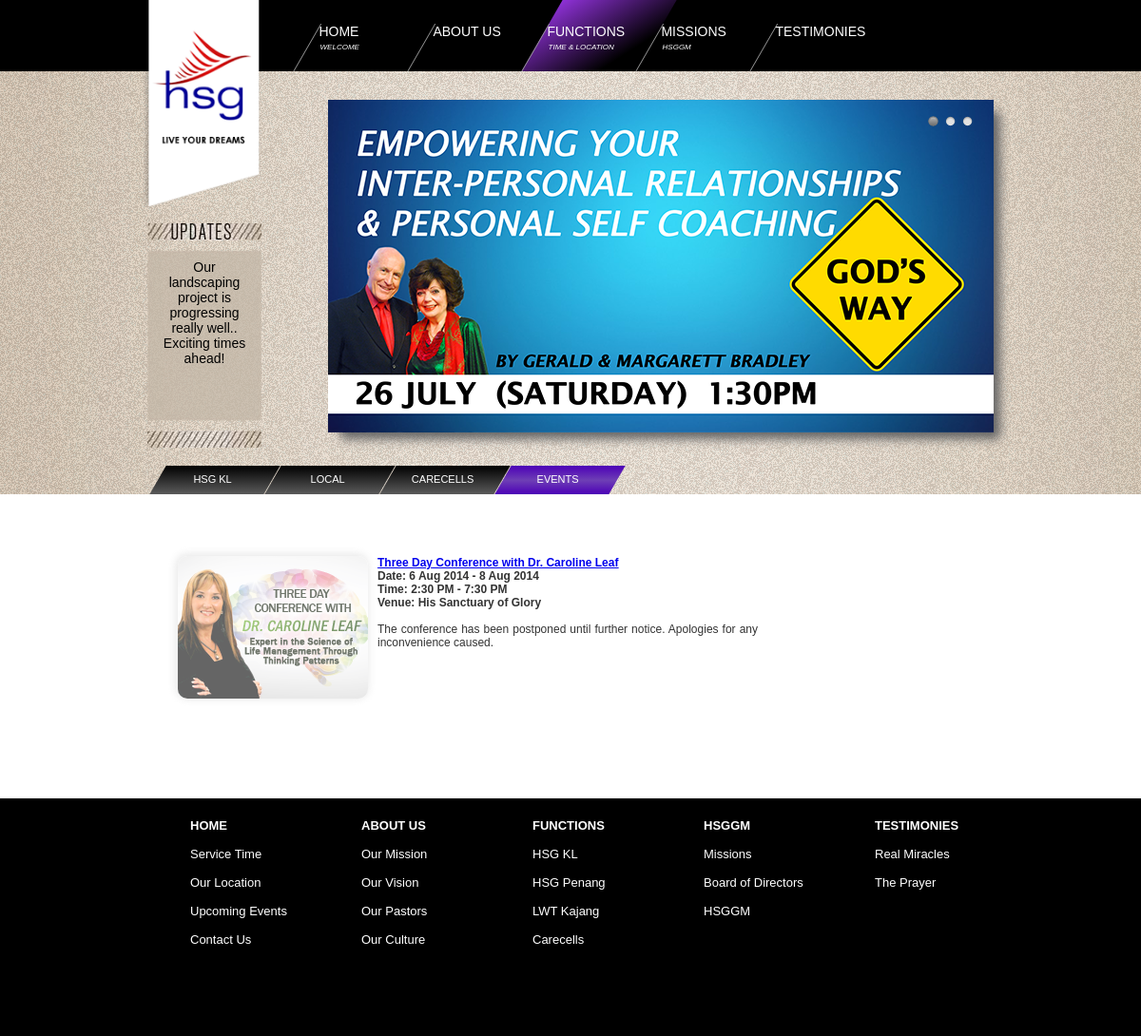
The app's page /functions.php?id=14 with its own data.
### tables this page shows
CREATE TABLE IF NOT EXISTS `newsupdate` (
  `id` int(11) NOT NULL AUTO_INCREMENT,
  `date` timestamp NOT NULL DEFAULT CURRENT_TIMESTAMP ON UPDATE CURRENT_TIMESTAMP,
  `message` varchar(500) NOT NULL,
  `status` int(11) NOT NULL,
  PRIMARY KEY (`id`)
);

CREATE TABLE IF NOT EXISTS `events` (
  `id` int(11) NOT NULL AUTO_INCREMENT,
  `datestart` date NOT NULL,
  `dateend` date NOT NULL,
  `timestart` time NOT NULL,
  `timeend` time NOT NULL,
  `title` varchar(500) NOT NULL,
  `summary` varchar(1000) NOT NULL,
  `imageurl` varchar(500) NOT NULL,
  `venue` varchar(500) NOT NULL,
  `linktype` varchar(100) NOT NULL,
  `link` varchar(500) NOT NULL,
  `status` int(11) NOT NULL,
  PRIMARY KEY (`id`)
);

### library/callevent.php (the view, shortened to what this page needs)
<?php
echo'
<div id="bgcontent">
<div id="pncontent">
';
$querystr ='select id, imageurl, title, datestart, DATE_FORMAT(datestart, "%e %b %Y") as ndatestart, DATE_FORMAT(dateend, "%e %b %Y") as ndateend, TIME_FORMAT(timestart, "%l:%i %p") as timestart, TIME_FORMAT(timeend, "%l:%i %p") as timeend, venue, summary, linktype, link from events where status=1 and dateend >= CURRENT_DATE() order by datestart asc';
$result = $dbconn->query($querystr);
while ($row = $result->fetch_assoc()){
	if($row["ndatestart"]<>$row["ndateend"]){
		$date = $row["ndatestart"].' - '.$row["ndateend"];
	}
	else{
		$date = $row["ndatestart"];
	}
if($row["linktype"]=="modalbox"){
	$link = '#';
	$target = '';
}
else{
	$link = $row['link'];
	$target = '" target="_blank';
}
	echo'
	<div style="clear:both;">
	<div style="float:left;width:200px; height:150px; padding:0px 10px 20px 0px;">
	<a href="'.$link.$target.'" id="imglink'.$row["id"].'"><img class="needhovereffect" style="-webkit-border-radius:10px 10px 10px 10px;-moz-border-radius:10px 10px 10px 10px; border-radius:10px 10px 10px 10px; box-shadow:-1px -1px 8px 1px #D8D8D8; -webkit-box-shadow:-1px -1px 8px 1px #D8D8D8; -moz-box-shadow:-1px -1px 8px 1px #D8D8D8;" src="images/events/'.$row["imageurl"].'" width="200px" height="150px"/></a><br/>
	</div>
	<div style="float:left;width:400px;padding:0px 10px 20px 0px;">
	<b><a href="'.$link.$target.'" id="titlelink'.$row["id"].'"><u>'.$row["title"].'</u></a><br/>
	Date: '.$date.'<br/>Time: '.$row["timestart"].' - '.$row["timeend"].'<br/>Venue: '.$row["venue"].'</b><br/><br/>'.$row["summary"].'
	</div>
	</div>';
}
echo'
</div></div>
';
?>

### library/page.php (shortened to what this page needs)
<?php
class page{
public $pagename;
public $submenupageid;
public $addheadline;
public function displayheader(){
	require('library/opendb.php');
	$querystr = 'select id from submenupages where parentmenu="about" and position <> 0 order by position';
	$result = $dbconn->query($querystr);
	$row = $result->fetch_assoc();
	$aboutid=$row['id'];
	$querystr = 'select id from submenupages where parentmenu="functions" and position <> 0 order by position';
	$result = $dbconn->query($querystr);
	$row = $result->fetch_assoc();
	$functionsid=$row['id'];
	$querystr = 'select id from submenupages where parentmenu="missions" and position <> 0 order by position';
	$result = $dbconn->query($querystr);
	$row = $result->fetch_assoc();
	$missionsid=$row['id'];
	$querystr = 'select id from submenupages where parentmenu="testimonies" and position <> 0 order by position';
	$result = $dbconn->query($querystr);
	$row = $result->fetch_assoc();
	$testimoniesid=$row['id'];
	echo '
	<!DOCTYPE html PUBLIC "-//W3C//DTD XHTML 1.0 Transitional//EN" "http://www.w3.org/TR/xhtml1/DTD/xhtml1-transitional.dtd">
	<html xmlns="http://www.w3.org/1999/xhtml">
	<head>
	<meta http-equiv="Content-Type" content="text/html; charset=utf-8" />';
	echo $this->addheadline;
	echo'
		<link rel="stylesheet" href="css/layout.css" type="text/css" />
	    <link rel="stylesheet" type="text/css" href="banner/engine1/style.css" />
		<link href="http://fonts.googleapis.com/css?family=Sintony" rel="stylesheet" type="text/css">
		<script type="text/javascript" src="banner/engine1/jquery.js"></script>
	<title>HSG LIVE YOUR DREAMS</title>
	</head>
	<body>
	<div id="all">
	<div id="bgmainmenu" >
  		<div id="pnmainmenu">
			<div id="logo"><img src="images/static/logo.png" width="125px"/></div>
			<div id="mainmenu">
				<a href="index.php" style="text-decoration:none;"><div class="bigparallelogram" id="home'; if($this->pagename=="home")echo 'selected';echo'"><div class="smallparallelogram" ><div class="menutitle">Home </div> <div class="menusubtitle">Welcome</div></div></div> </a>
          		<a href="about.php?id='.$aboutid.'" style="text-decoration:none;"><div class="bigparallelogram" id="about'; if($this->pagename=="about")echo 'selected';echo'"><div class="smallparallelogram" ><div class="menutitle">About Us</div> <div class="menusubtitle"></div></div></div> </a>
          		<a href="functions.php?id='.$functionsid.'" style="text-decoration:none;"> <div class="bigparallelogram" id="functions'; if($this->pagename=="functions")echo 'selected';echo'"><div class="smallparallelogram" ><div class="menutitle">Functions</div> <div class="menusubtitle">Time & Location</div></div></div>	 </a>
         		<a href="missions.php?id='.$missionsid.'" style="text-decoration:none;"><div class="bigparallelogram" id="missions'; if($this->pagename=="missions")echo 'selected';echo'"><div class="smallparallelogram" ><div class="menutitle">Missions</div> <div class="menusubtitle">HSGGM</div></div></div>  </a>
          		<a href="testimonies.php?id='.$testimoniesid.'" style="text-decoration:none;"><div class="bigparallelogram" id="testimonies'; if($this->pagename=="testimonies")echo 'selected';echo'"><div class="smallparallelogram" ><div class="menutitle">Testimonies</div> <div class="menusubtitle"></div></div></div> </a>';
echo' 	</div>
  		</div>
	</div>';
$querystr = 'select * from newsupdate where status=1';
$result = $dbconn->query($querystr);
$row = $result->fetch_assoc();
echo'  	<div id="bgads">
		<div id="pnads">
            <div id="pnupdates">
            	<img src="images/static/updatestop.jpg"/>
                <div style="height:10px;"></div>
                <div id="updatescontent">'.$row["message"].'</div>
                <div style="height:10px;"></div>
                <img src="images/static/updatesbottom.jpg"/>
            </div>
        	<div id="pnbanner">
				<div id="wowslider-container1">
				<div class="ws_images"><ul>';
	$bannerimg = array();
	$bannerlink = array();
	$bannertarget = array();
	$querystr = 'select imageurl, link, displaypage, position, target from banner where displaypage="'.$this->pagename.'" and position <>0 order by position asc';
	$result = $dbconn->query($querystr);
	while ($row = $result->fetch_assoc()) {
        array_push($bannerimg,$row["imageurl"]);
		array_push($bannerlink,$row["link"]);
		array_push($bannertarget,$row["target"]);
    }
	$linkcount = count($bannerimg);
	foreach($bannerimg as $banneritem){
		$link = array_shift($bannerlink);
		$target = array_shift($bannertarget);
		if ($link=="")
			echo '<li><img src="banner/data1/images/'.$banneritem.'" width="700px" height="350px"/></li>';
		else
			echo '<li><a href="'.$link.'" target="'.$target.'"><img src="banner/data1/images/'.$banneritem.'" width="700px" height="350px"/></a></li>';
	}
		echo '</ul></div>
				<div class="ws_bullets"><div>';
				for($i=1; $i<=$linkcount; $i++){
					echo '<a href="#">'.$i.'</a>';
				}
		echo '</div></div>
				</div>
				<script type="text/javascript" src="banner/engine1/wowslider.js"></script>
				<script type="text/javascript" src="banner/engine1/script.js"></script>
			</div>
        </div>
 	</div>';
}
public function displaysubmenu(){
	require('library/opendb.php');
	$submenuitem = array();
	$submenuid =array();
	$querystr = 'select id, title from submenupages where parentmenu="'.$this->pagename.'" and position<>0 order by position';
	$result = $dbconn->query($querystr);
	$numrow = $result->num_rows;
	while ($row = $result->fetch_assoc()) {
        array_push($submenuitem,$row["title"]);
        array_push($submenuid,$row["id"]);
    }
	if($numrow>0){
	$max=0;
	foreach ($submenuitem as $item){
		$len = strlen($item);
		if($max<$len){
			$max=$len;
		}
	}
	$width =$max*7;
	if ($width<=120)
		$width=120;
	echo '
		<div id="bgsubmenu">
    	<div class="pnsubmenu" id="'.$this->pagename.'submenu">';
	foreach ($submenuitem as $item){
		$currentsubmenuid = array_shift($submenuid);
		if($this->submenupageid == $currentsubmenuid)
			$addline = 'id="'.$this->pagename.'subselected"';
		else
			$addline = "";
		echo '<a href="'.$this->pagename.'.php?id='.$currentsubmenuid.'#focusanchor" style="color:#FFF;text-decoration:none;"><div class="submenuparallelogram"'.$addline.'style="width:'.$width.'px;"><div class="submenutitle" style="width:'.$width.'px;">'.$item.'</div></div></a>';
	}
	echo '</div></div>';
	}
}
public function displaycontent(){
require('library/opendb.php');
echo'
<div id="bgcontent">
<div id="pncontent">
';
$querystr ='select leftcontent, rightcontent from submenupages where parentmenu="'.$this->pagename.'" and id="'.$this->submenupageid.'"';
$result = $dbconn->query($querystr);
$row = $result->fetch_assoc();
echo	'<div style="float:left;width:600px;';
if($row["rightcontent"]<>"")
	echo	'-webkit-box-shadow: 10px 0px 6px -10px #555;';
echo	'padding:25px;">';
if(substr($row['leftcontent'],0,9)=="include('")
	eval ($row['leftcontent']);
else
	echo ($row['leftcontent']);
echo'</div>
<div style="float:left;width:220px;padding:10px 10px 10px 20px;">'.$row['rightcontent'].'</div>
';
echo '
</div></div>
';
}
public function displayfooter(){
	echo '
	<div id="bgfooter">
		<div id="pnfooter">
		<br/>
			<div class="footmenu">
			<a href="index.php"><b>HOME</b></a><br/>
			<a href="functions.php?id=11">Service Time</a><br/>
			<a href="about.php?id=5">Our Location</a><br/>
			<a href="functions.php?id=14">Upcoming Events</a><br/>
			<a href="about.php?id=1">Contact Us</a><br/>
			</div>
			<div class="footmenu">
			<a href="about.php?id=1"><b>ABOUT US</b></a><br/>
			<a href="about.php?id=2">Our Mission</a><br/>
			<a href="about.php?id=2">Our Vision</a><br/>
			<a href="about.php?id=3">Our Pastors</a><br/>
			<a href="about.php?id=4">Our Culture</a><br/>
			</div>
			<div class="footmenu">
			<a href="functions.php?id=11"><b>FUNCTIONS</b></a><br/>
			<a href="functions.php?id=11">HSG KL</a><br/>
			<a href="functions.php?id=12">HSG Penang</a><br/>
			<a href="functions.php?id=12">LWT Kajang</a><br/>
			<a href="functions.php?id=13">Carecells</a><br/>
			</div>
			<div class="footmenu">
			<a href="missions.php?id=6"><b>HSGGM</b></a><br/>
			<a href="missions.php?id=6">Missions</a><br/>
			<a href="missions.php?id=8">Board of Directors</a><br/>
			<a href="missions.php?id=7">HSGGM</a><br/>
			</div>
			<div class="footmenu">
			<a href="testimonies.php?id=17"><b>TESTIMONIES</b></a><br/>
			<a href="testimonies.php?id=15">Real Miracles</a><br/>
			<a href="testimonies.php?id=16">The Prayer</a><br/>
			</div>
		</div>
	<!--Copyright if needed
	<div class="copyright">
	<br/><br/>
		&copy 2013 HIS SANCTUARY OF GLORY
	</div>
	-->
	</div>
	</div></body></html>';
}
}
?>

### banner/engine1/style.css (style rules this page uses)
#wowslider-container1 { zoom: 1; position: relative; max-width:700px; margin:0px auto 0px; z-index:90; border:none; text-align:left; }
#wowslider-container1 .ws_images ul { position:relative; width: 10000%; height:auto; left:0; list-style:none; margin:0; padding:0; border-spacing:0; overflow: visible; }
#wowslider-container1 .ws_images ul li { width:1%; line-height:0; float:left; font-size:0; padding:0 0 0 0 !important; margin:0 0 0 0 !important; }
#wowslider-container1 .ws_images { position: relative; left:0; top:0; width:100%; height:100%; overflow:hidden; }
#wowslider-container1 .ws_images a { width:100%; display:block; color:transparent; }
#wowslider-container1 img { max-width: none !important; }
#wowslider-container1 .ws_images img { width:100%; border:none 0; max-width: none; padding:0; }
#wowslider-container1 a { text-decoration: none; outline: none; border: none; }
#wowslider-container1 .ws_bullets { font-size: 0px; float: left; position:absolute; z-index:70; }
#wowslider-container1 .ws_bullets div { position:relative; float:left; }
#wowslider-container1 .ws_bullets { padding: 10px; }
#wowslider-container1 .ws_bullets a { width:15px; height:15px; background: url(./bullet.png) left top; float: left; text-indent: -4000px; position:relative; margin-left:3px; color:transparent; }
#wowslider-container1 .ws_bullets a.ws_selbull { background-position: 0 100%; }
#wowslider-container1 .ws_bullets { top: 5px; right: 10px; }
#wowslider-container1 .ws_images ul { animation: wsBasic 20s infinite; -moz-animation: wsBasic 20s infinite; -webkit-animation: wsBasic 20s infinite; }

### records on screen
newsupdate: message "Our landscaping project is progressing really well.. Exciting times ahead!"
events: imageurl (picture), title "Three Day Conference with Dr. Caroline Leaf", date "6 Aug 2014 - 8 Aug 2014", timestart "2:30 PM", timeend "7:30 PM", venue "His Sanctuary of Glory", summary "The conference has been postponed until further notice. Apologies for any inconvenience caused."

### other values on screen
$item "HSG KL"
$item "LOCAL"
$item "CARECELLS"
$item "EVENTS"
